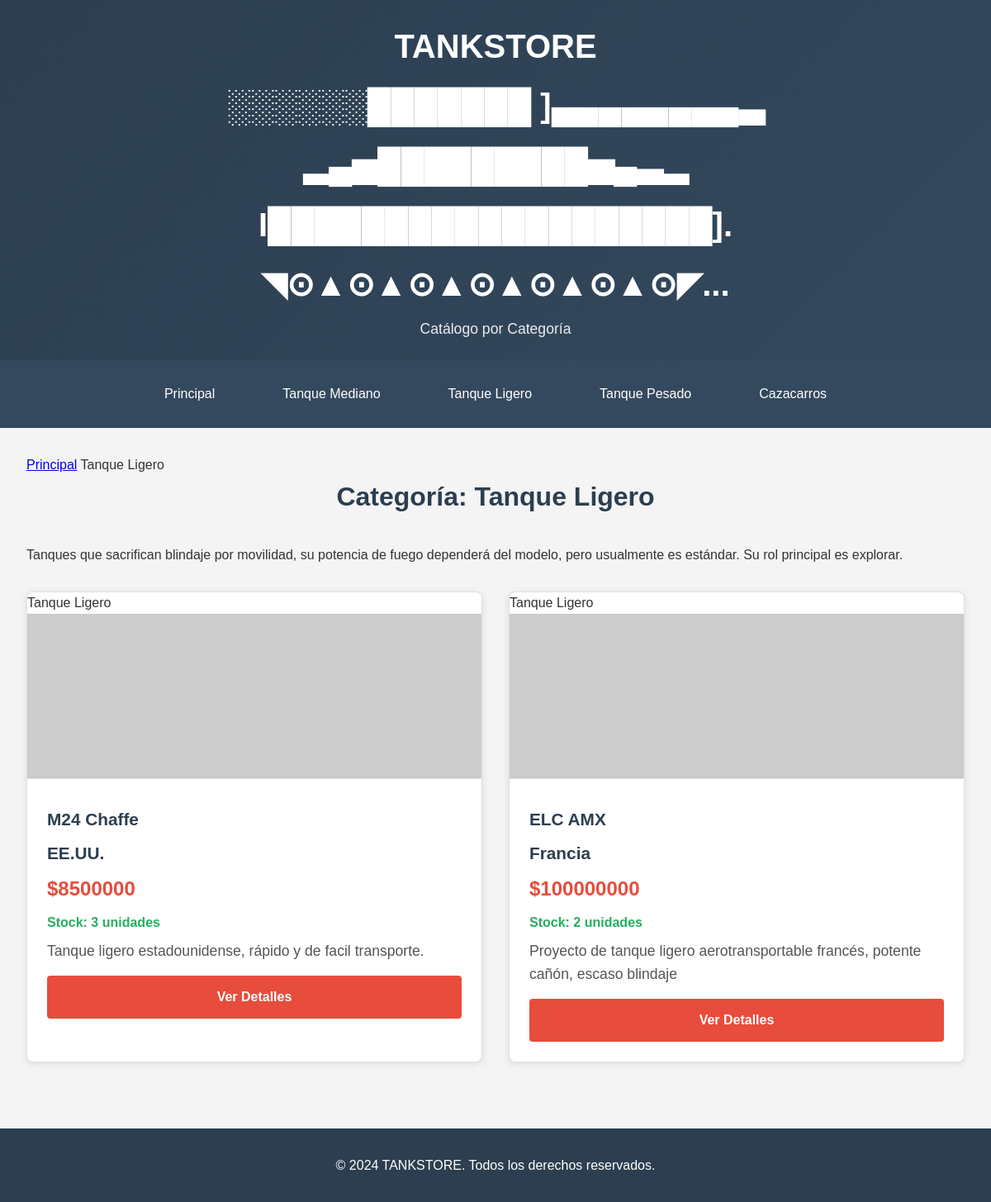
The page /categoria/2/ on the database its author committed.
### TankStoreApp/models.py (models this page shows, shortened)
class Categoria(models.Model):
    nombre = models.CharField(max_length=50)
    descripcion = models.TextField(blank=True)

class Tanque(models.Model):
    nombre_tanque = models.CharField(max_length=50)
    precio = models.PositiveIntegerField()
    stock = models.PositiveIntegerField()
    descripcion = models.CharField(max_length=100)
    imagen = models.URLField(max_length=200)
    pais = models.CharField(max_length=50)
    categoria = models.ForeignKey(Categoria, on_delete=models.CASCADE)

### TankStoreApp/views.py (the view)
# urls.py: path('categoria/<int:categoria_id>/', views.pagina_categoria, name='categoria'),
def pagina_categoria(request, categoria_id):
    categoria = get_object_or_404(Categoria, id=categoria_id)
    tanques = Tanque.objects.filter(categoria=categoria)
    categorias = Categoria.objects.all()
    context = {
        'tanques': tanques,
        'categorias': categorias,
        'categoria_actual': categoria,
        'titulo': f'TANKSTORE - {categoria.nombre}'
    }
    return render(request, "pagina_categoria.html", context)

### TankStoreApp/templates/pagina_categoria.html (shortened to what this page needs)
{% load static %}
<!DOCTYPE html>
<html lang="es">
<head>
    <link rel="stylesheet" href="{% static 'css/style.css' %}">
</head>
<body>
    <header class="header">
        <h1>TANKSTORE</h1>
        <h1>░░░░░░███████ ]▄▄▄▄▄▄▄▄▃</h1>
        <h1>▂▄▅█████████▅▄▃▂</h1>
        <h1>I███████████████████].</h1>
        <h1>◥⊙▲⊙▲⊙▲⊙▲⊙▲⊙▲⊙◤... </h1>
        <p>Catálogo por Categoría</p>
    </header>
    <nav class="nav">
        <a href="/">Principal</a>
        {% for categoria in categorias %}
        <a href="/categoria/{{ categoria.id }}/" {% if categoria.id == categoria_actual.id %}class="active"{% endif %}>
            {{ categoria.nombre }}
        </a>
        {% endfor %}
    </nav>
    <div class="container">
        <div class="breadcrumb">
            <a href="/">Principal</a>
            <span>{{ categoria_actual.nombre }}</span>
        </div>
        <h2 class="page-title">Categoría: {{ categoria_actual.nombre }}</h2>
        {% if categoria_actual.descripcion %}
        <p class="categoria-descripcion">{{ categoria_actual.descripcion }}</p>
        {% endif %}
        <div class="tanques-grid">
            {% for tanque in tanques %}
            <div class="tanque-card">
                <div class="categoria-badge">{{ tanque.categoria.nombre }}</div>
                <img src="{{ tanque.imagen }}" alt="{{ tanque.nombre_tanque }}" class="tanque-img" onerror="this.src='https://via.placeholder.com/300x200?text=Imagen+No+Disponible'">
                <div class="tanque-info">
                    <div class="tanque-nombre">{{ tanque.nombre_tanque }}</div>
                    <div class="tanque-pais">{{ tanque.pais }}</div>
                    <div class="tanque-precio">${{ tanque.precio }}</div>
                    <div class="tanque-stock {% if tanque.stock > 0 %}stock-disponible{% else %}stock-agotado{% endif %}">
                        {% if tanque.stock > 0 %}
                            Stock: {{ tanque.stock }} unidades
                        {% else %}
                            Agotado
                        {% endif %}
                    </div>
                    <p class="tanque-descripcion">{{ tanque.descripcion }}</p>
                    <a href="/detalle/{{ tanque.id }}/" class="btn btn-detalle">Ver Detalles</a>
                </div>
            </div>
            {% empty %}
            <div class="empty-message">
                <p>No hay tanques disponibles en esta categoría.</p>
                <a href="/" class="btn">Volver a Principal</a>
            </div>
            {% endfor %}
        </div>
    </div>
    <footer class="footer">
        <p>&copy; 2024 TANKSTORE. Todos los derechos reservados.</p>
    </footer>
</body>
</html>

### TankStoreApp/static/css/style.css (style rules this page uses)
* { margin: 0; padding: 0; box-sizing: border-box; }
body { font-family: 'Arial', sans-serif; background-color: #f4f4f4; color: #333; line-height: 1.6; }
.header { background: linear-gradient(135deg, #2c3e50, #34495e); color: white; padding: 1.5rem; text-align: center; box-shadow: 0 2px 10px rgba(0, 0, 0, 0.1); }
.header h1 { font-size: 2.5rem; margin-bottom: 0.5rem; }
.header p { font-size: 1.1rem; opacity: 0.9; }
.nav { background: #34495e; padding: 1rem; display: flex; justify-content: center; flex-wrap: wrap; }
.nav a { color: white; text-decoration: none; margin: 0 1rem; padding: 0.7rem 1.5rem; border-radius: 4px; transition: all 0.3s ease; border: 1px solid transparent; }
.container { max-width: 1200px; margin: 0 auto; padding: 2rem; min-height: 70vh; }
.tanques-grid { display: grid; grid-template-columns: repeat(auto-fit, minmax(300px, 1fr)); gap: 2rem; margin-top: 2rem; }
.tanque-card { background: white; border-radius: 8px; overflow: hidden; box-shadow: 0 2px 10px rgba(0, 0, 0, 0.1); transition: all 0.3s ease; border: 1px solid #e0e0e0; }
.tanque-img { width: 100%; height: 200px; object-fit: cover; border-bottom: 1px solid #e0e0e0; }
.tanque-info { padding: 1.5rem; }
.tanque-nombre { font-size: 1.3rem; font-weight: bold; margin-bottom: 0.5rem; color: #2c3e50; }
.tanque-pais { font-size: 1.3rem; font-weight: bold; margin-bottom: 0.5rem; color: #2c3e50; }
.tanque-precio { color: #e74c3c; font-size: 1.5rem; font-weight: bold; margin: 0.5rem 0; }
.tanque-stock { margin: 0.5rem 0; font-weight: bold; }
.stock-disponible { color: #27ae60; }
.btn { display: inline-block; background: #3498db; color: white; padding: 0.8rem 1.5rem; text-decoration: none; border-radius: 4px; transition: all 0.3s ease; border: none; cursor: pointer; font-size: 1rem; font-weight: bold; text-align: center; }
.btn-detalle { background: #e74c3c; width: 100%; margin-top: 1rem; }
.tanque-descripcion { font-size: 1.1rem; line-height: 1.6; color: #555; }
.page-title { text-align: center; margin-bottom: 2rem; color: #2c3e50; font-size: 2rem; }
.footer { background: #2c3e50; color: white; text-align: center; padding: 2rem; margin-top: 3rem; }

### rows shown on the page
Categoria: nombre "Tanque Mediano"
Categoria: nombre "Tanque Ligero", descripcion "Tanques que sacrifican blindaje por movilidad, su potencia de fuego dependerá del modelo, pero usualmente es estándar. Su rol principal es explorar."
Categoria: nombre "Tanque Pesado"
Categoria: nombre "Cazacarros"
Tanque: categoria.nombre "Tanque Ligero", nombre_tanque "M24 Chaffe", pais "EE.UU.", precio "8500000", stock "3", descripcion "Tanque ligero estadounidense, rápido y de facil transporte."
Tanque: categoria.nombre "Tanque Ligero", nombre_tanque "ELC AMX", pais "Francia", precio "100000000", stock "2", descripcion "Proyecto de tanque ligero aerotransportable francés, potente cañón, escaso blindaje"
